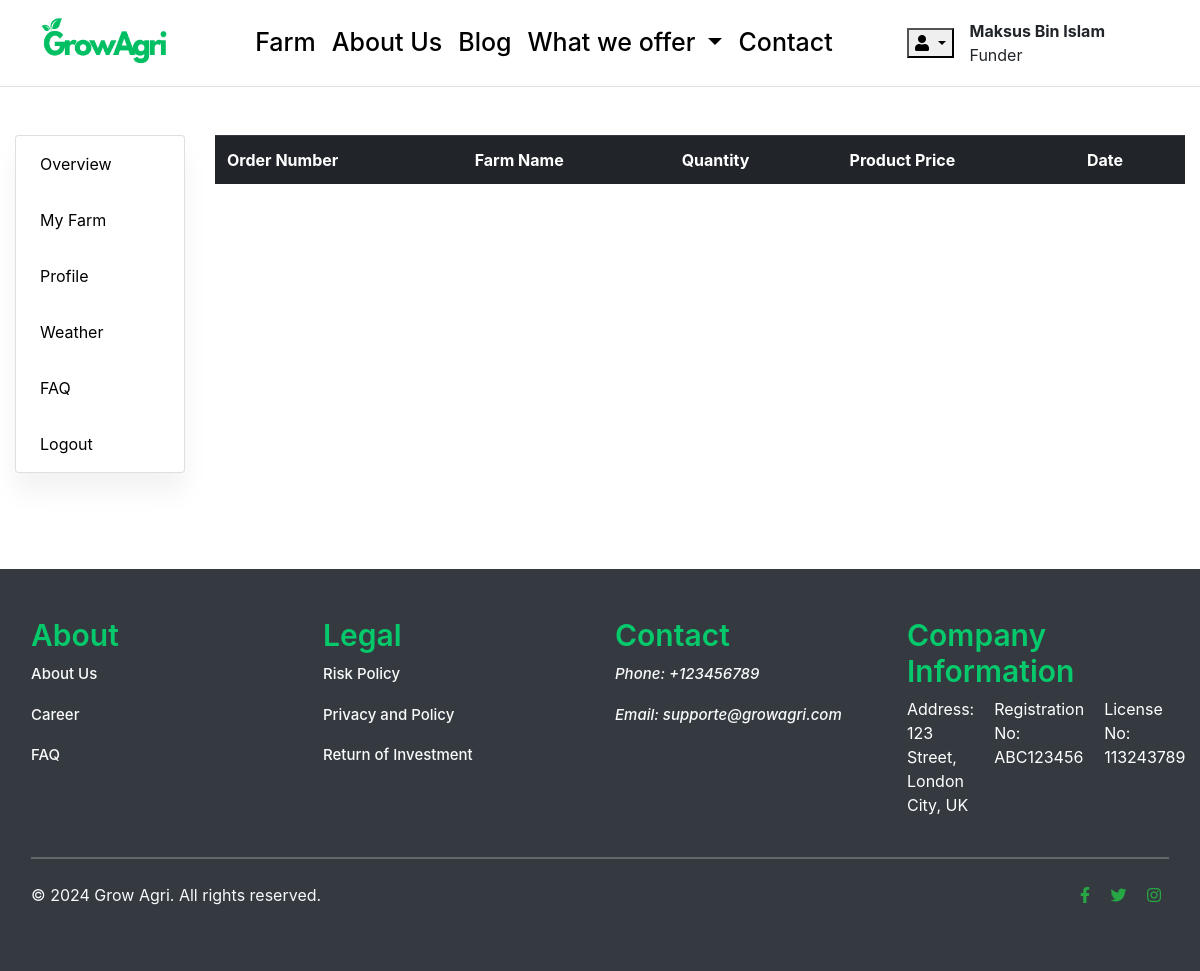
Before: /accounts/my_funds/ (signed in) with the older database file.
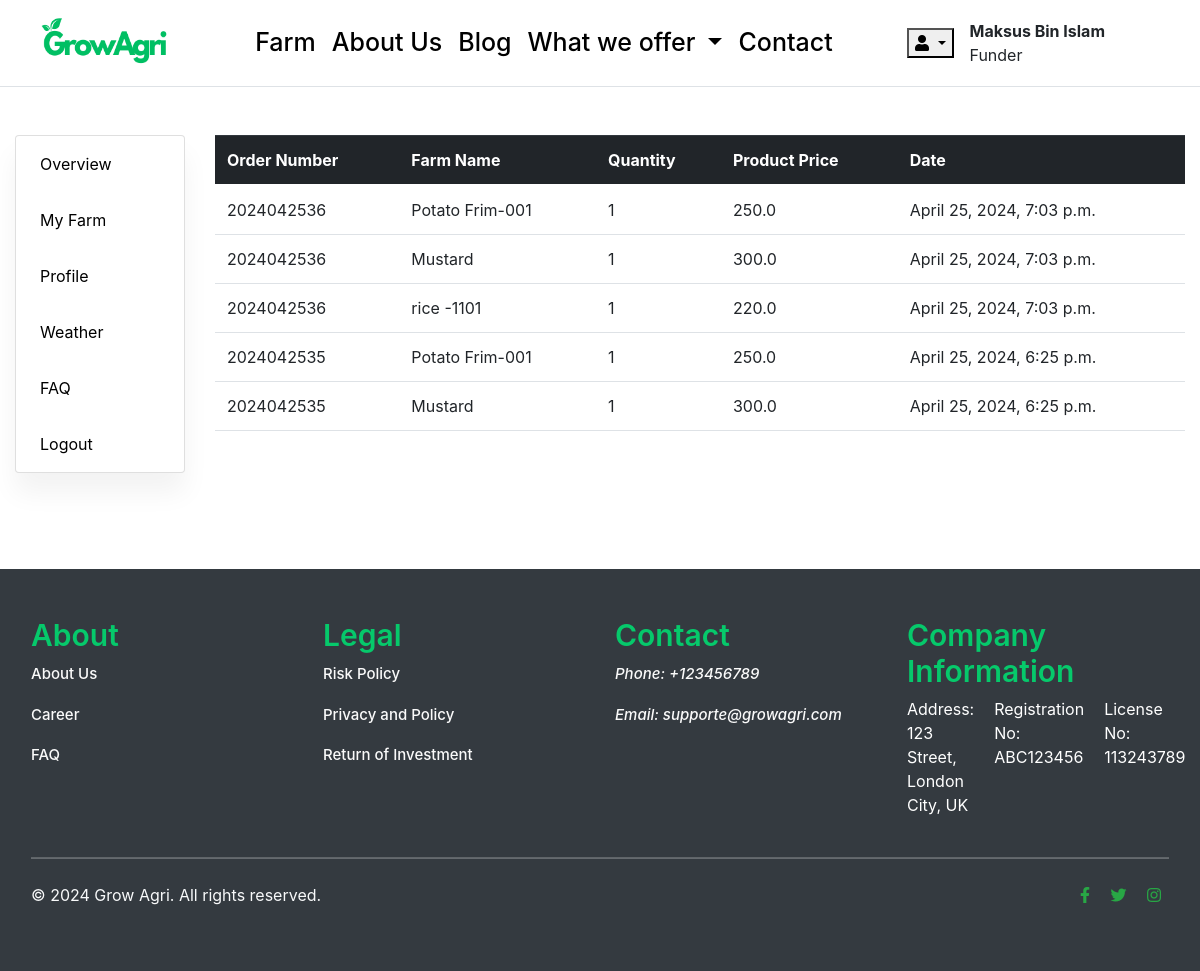
After: the same page with the newer database file.
### accounts/models.py (models this page shows, shortened)
class Account(AbstractBaseUser):
    first_name   = models.CharField(max_length=50)
    last_name    = models.CharField(max_length=50)
    username     = models.CharField(max_length=50, unique=True)
    email        = models.EmailField(max_length=100, unique=True)
    phone_number = models.CharField(max_length=50)
    date_joined  = models.DateTimeField(auto_now_add=True)
    last_login   = models.DateTimeField(auto_now_add=True)
    is_admin     = models.BooleanField(default=False)
    is_staff     = models.BooleanField(default=False)
    is_active     = models.BooleanField(default=False)
    is_superadmin     = models.BooleanField(default=False)
    USERNAME_FIELD = 'email'
    REQUIRED_FIELDS = ['username', 'first_name', 'last_name']
    objects = MyAccountManager()

### funds/models.py (models this page shows, shortened)
class Order(models.Model):
    STATUS = (
        ('New', 'New'),
        ('Accepted', 'Accepted'),
        ('Completed', 'Completed'),
        ('Cancelled', 'Cancelled'),
    )
    user = models.ForeignKey(Account, on_delete=models.SET_NULL, null=True)
    payment = models.ForeignKey(Payment, on_delete=models.SET_NULL, blank=True, null=True)
    order_number = models.CharField(max_length=20)
    bank_name = models.CharField(max_length=50)
    account_name = models.CharField(max_length=50)
    account_number = models.CharField(max_length=50)
    branch_name = models.CharField(max_length=50)
    paypal_account_name = models.CharField(max_length=50)
    paypal_email = models.CharField(max_length=50)
    roi = models.FloatField(null=True)
    status = models.CharField(max_length=10, choices=STATUS, default='New')
    ip = models.CharField(blank=True, max_length=20)
    is_ordered = models.BooleanField(default=False)
    created_at = models.DateTimeField(auto_now_add=True)
    updated_at = models.DateTimeField(auto_now=True)

class OrderProduct(models.Model):
    order = models.ForeignKey(Order, on_delete=models.CASCADE)
    payment = models.ForeignKey(Payment, on_delete=models.SET_NULL, blank=True, null=True)
    user = models.ForeignKey(Account, on_delete=models.CASCADE)
    product = models.ForeignKey(Farm, on_delete=models.CASCADE)
    quantity = models.IntegerField()
    product_price = models.FloatField()
    ordered = models.BooleanField(default=False)
    created_at = models.DateTimeField(auto_now_add=True)
    updated_at = models.DateTimeField(auto_now=True)

### farm/models.py (models this page shows, shortened)
class Farm(models.Model):
    farm_name = models.CharField(max_length=200, unique=True)
    slug = models.SlugField(max_length=200, unique=True, blank=True)
    description = models.TextField(max_length=500, blank=True)
    price = models.IntegerField()
    images = models.ImageField(upload_to='photos/farm')
    stock = models.IntegerField()
    is_available = models.BooleanField(default=True)
    category = models.ForeignKey(CropType, on_delete=models.CASCADE)
    created_date = models.DateTimeField(auto_now_add=True)
    modified_date = models.DateTimeField(auto_now=True)
    campaign_status = models.CharField(max_length=20, choices=[('draft', 'Draft'), ('active', 'Active'), ('completed', 'Completed')], default='draft')
    location = models.CharField(max_length=200, default='')  # Location of the farm
    duration = models.IntegerField(default=None, null=True, blank=True)
    custom_percentage = models.FloatField(validators=[MinValueValidator(0)], null=True, blank=True)

### accounts/views.py (the view)
# urls.py: path('my_funds/', views.my_funds, name='my_funds')
def my_funds(request):
    orders = Order.objects.filter(user=request.user, is_ordered=True).order_by('-created_at')
    order_products = []
    for order in orders:
        order_products.extend(order.orderproduct_set.all())
    context = {
        'orders': orders,
        'order_products': order_products,
    }
    return render(request, 'dashboard/my_funds.html', context)

### carts/context_processors.py (called while the page is built)
def counter(request):
    cart_count = 0
    if 'admin' in request.path:
        return {}
    else:
        try:
            cart = Cart.objects.filter(cart_id=_cart_id(request))
            if request.user.is_authenticated:
                cart_items = CartItem.objects.all().filter(user=request.user)
            else:
                cart_items = CartItem.objects.filter(cart=cart[:1])
            for cart_item in cart_items:
                cart_count += cart_item.quantity
        except Cart.DoesNotExist:
            cart_count = 0
    return {'cart_count': cart_count}

### carts/views.py (called while the page is built)
def _cart_id(request):
    cart = request.session.session_key
    if not cart:
        cart = request.session.create()
    return cart

### projects/context_processors.py (called while the page is built)
def menu_links(request):
    links = CropType.objects.all()
    return dict(links=links)

### templates/dashboard/my_funds.html (shortened to what this page needs)
{% extends "base.html" %}
{% load static %}
{% block content %}
<div class="container-fluid h-100 my-5 drawer_container">
    <div class="row">
       {% include "includes/dashboard_sidebar.html" %}
            <div class="row">
                <div class="col-md-12">
                    <table class="table">
                        <thead class="thead-dark">
                            <tr>
                                <th scope="col">Order Number</th>
                                <th scope="col">Farm Name</th>
                                <th scope="col">Quantity</th>
                                <th scope="col">Product Price</th>
                                <th scope="col">Date</th>
                            </tr>
                        </thead>
                        <tbody>
                            {% for order in orders %}
                                {% for order_product in order.orderproduct_set.all %}
                                    <tr>
                                        <td>{{ order.order_number }}</td>
                                        <td>{{ order_product.product.farm_name }}</td>
                                        <td>{{ order_product.quantity }}</td>
                                        <td>{{ order_product.product_price }}</td>
                                        <td>{{ order_product.created_at }}</td>
                                    </tr>
                                {% endfor %}
                            {% endfor %}
                        </tbody>
                    </table>
                </div>
            </div>
        </div>
    </div>
</div>
{% endblock content %}

### templates/base.html (shortened to what this page needs)
{% load static %}
{%load static %}
<!doctype html>
<html lang="en">
<head>
    <link href="https://cdn.jsdelivr.net/npm/bootstrap@5.0.2/dist/css/bootstrap.min.css" rel="stylesheet"
>
        <link rel="stylesheet" href="https://cdn.jsdelivr.net/npm/bootstrap@4.0.0/dist/css/bootstrap.min.css">
    <link href="https://cdnjs.cloudflare.com/ajax/libs/font-awesome/5.15.4/css/all.min.css" rel="stylesheet">
    <link rel="stylesheet" href="{% static 'css/style.css' %}">
</head>
<body>
    {% include 'includes/header.html' %}
    {% block content%}
    {% endblock content %}
    {% include 'includes/footer.html' %}
</body>
</html>

### templates/includes/header.html (shortened to what this page needs)
{% load static %}
<nav class="navbar navbar-expand-lg border-bottom navbar-light">
    <div class="container-fluid">
        <a class="mb-0 h1 logo_text" href="{% url 'home' %}">
            <img src="{% static 'images/logo.png' %}" height="70" width="150" alt="">
        </a>
        <div class="collapse navbar-collapse" id="navbarSupportedContent">
            <ul class="navbar-nav mx-auto mb-2 mb-lg-0">
                <li class="nav-item">
                    <a class="nav-link link_item" href="{% url 'farm' %}">Farm</a>
                </li>
                <li class="nav-item">
                    <a class="nav-link link_item" href="{% url 'about-us' %}">About Us</a>
                </li>
                <li class="nav-item">
                    <a class="nav-link link_item" href="{% url 'blog_list' %}">Blog</a>
                </li>
                <li class="nav-item dropdown">
                    <a class="nav-link link_item dropdown-toggle" href="#" id="navbarDropdown" role="button" data-toggle="dropdown" aria-haspopup="true" aria-expanded="false">
                        What we offer
                    </a>
                </li>
                <li class="nav-item">
                    <a class="nav-link link_item" href="{% url 'contact' %}">Contact</a>
                </li>
            </ul>
            {% if user.is_authenticated %}
            <div class="d-flex align-items-center me-5">
                <div class="dropdown me-3">
                    <button class="dropdown-toggle user_toggle" type="button" id="dropdownMenuButton1"
                        data-bs-toggle="dropdown" aria-expanded="false">
                        <i class="fa fa-user" aria-hidden="true"></i>
                    </button>
                </div>
                <div class="me-3">
                    <p class="m-0 m-0 fw-bold"> {{ user.first_name }} </p>
                    <p class="m-0 m-0">Funder</p>
                </div>
            </div>
            {% else %}
            <div>
                <a href="{% url 'register' %}" class="btn btn-primary custom_button">Sign Up</a>
                <a href="{% url 'login' %}" class="btn btn-outline-secondary custom_button">Login</a>
            </div>
            {% endif %}
        </div>
    </div>
</nav>

### templates/includes/dashboard_sidebar.html (shortened to what this page needs)
<div class="col-sm-2 col-md-2 collapse width m-0 pb-5 show drawer" id="collapseExample">
    <ul class="nav card flex-column navbar-dark sticky-top list-group">
      <li class="nav-item py-2 drawer_menu">
        <a class="nav-link" href="{% url 'dashboard' %}">
          Overview
        </a>
      </li>
      <li class="nav-item py-2 drawer_menu">
        <a class="nav-link" href="{% url 'my_funds' %}">
          My Farm
        </a>
      </li>
      <li class="nav-item py-2 drawer_menu">
        <a class="nav-link" href="{% url 'edit_profile' %}">
          Profile
        </a>
      </li>
      <li class="nav-item py-2 drawer_menu">
        <a class="nav-link" href="{% url 'weather' %}">
          Weather
        </a>
      </li>
      <li class="nav-item py-2 drawer_menu">
        <a class="nav-link" href="{% url 'faq' %}">
          FAQ
        </a>
      </li>
      <li class="nav-item py-2 drawer_menu">
        <a class="nav-link" href="{% url 'logout' %}">
          Logout
        </a>
      </li>
    </ul>
  </div>
<div class="col">

### templates/script.html (shortened to what this page needs)
{% load static %}

### templates/includes/footer.html
{% load static%}
<link rel="stylesheet" href="{% static 'css/style.css' %}">
<footer class="footer_container px-3 py-5 bg-dark text-light">
    <div class="container-fluid">
        <div class="row">
            <div class="col-md-3 col-sm-12">
                <h3 class="footer_menu_header">About</h3>
                <div>
                    <p><a href="{% url 'about-us' %}" class="footer_link">About Us</a></p>
                    <p><a href="#" class="footer_link">Career</a></p>
                    <p><a href="{% url 'faq' %}" class="footer_link">FAQ</a></p>
                </div>
            </div>
            <div class="col-md-3 col-sm-12">
                <h3 class="footer_menu_header">Legal</h3>
                <div>
                    <p><a href="{% url 'risk-policy' %}" class="footer_link">Risk Policy</a></p>
                    <p><a href="{% url 'privacy-policy' %}" class="footer_link">Privacy and Policy</a></p>
                    <p><a href="{% url 'return-investment' %}" class="footer_link">Return of Investment</a></p>
                </div>
            </div>
            <div class="col-md-3 col-sm-12">
                <h3 class="footer_menu_header">Contact</h3>
                <div>
                    <p><i class="footer_link">Phone: +123456789</i></p>
                    <p><i class="footer_link">Email: supporte@growagri.com</i></p>
                </div>
            </div>
            <div class="col-md-3 col-sm-12">
                <h3 class="footer_menu_header">Company Information</h3>
                <div style="display: flex; flex-direction: row;">
                    <p style="color: white; margin-right: 20px;">Address: 123 Street, London City, UK</p>
                    <p style="color: white; margin-right: 20px;">Registration No: ABC123456</p>
                    <p style="color: white;">License No: 113243789</p>
                </div>
            </div>
        </div>
        <hr class="my-4">
        <div class="row">
            <div class="col-md-6">
                <p class="text-light">&copy; 2024 Grow Agri. All rights reserved.</p>
            </div>
            <div class="col-md-6 text-right">
                <a href="#" class="text-success mx-2"><i class="fab fa-facebook-f"></i></a>
                <a href="#" class="text-success mx-2"><i class="fab fa-twitter"></i></a>
                <a href="#" class="text-success mx-2"><i class="fab fa-instagram"></i></a>
            </div>
        </div>
    </div>
</footer>

### static/css/style.css (style rules this page uses)
.logo_text { color: #0c0c0c; text-decoration: none; font-size: 50px; }
.link_item { color: #000000 !important; font-size: 25px; font-weight: 500; }
.footer_container { background-color: #212830; }
.footer_menu_header { color: #06C96B; font-size: 30px; font-weight: 600; }
.footer_link { color: rgb(250, 250, 250); text-decoration: none; font-size: 15px; font-weight: 500; }
.card { box-shadow: 0 20px 27px 0 rgb(0 0 0 / 5%); }
.nav-link { display: block; padding: .5rem 1rem; color: #000000; text-decoration: none; transition: color .15s ease-in-out,background-color .15s ease-in-out,border-color .15s ease-in-out; }

Changed rows visible on the page:
added Order: order_number "2024042536"
added OrderProduct: product.farm_name "Potato Frim-001", quantity "1", product_price "250.0", created_at "April 25, 2024, 7:03 p.m."
added OrderProduct: product.farm_name "Mustard", quantity "1", product_price "300.0", created_at "April 25, 2024, 7:03 p.m."
added OrderProduct: product.farm_name "rice -1101", quantity "1", product_price "220.0", created_at "April 25, 2024, 7:03 p.m."
added Order: order_number "2024042535"
added OrderProduct: product.farm_name "Potato Frim-001", quantity "1", product_price "250.0", created_at "April 25, 2024, 6:25 p.m."
added OrderProduct: product.farm_name "Mustard", quantity "1", product_price "300.0", created_at "April 25, 2024, 6:25 p.m."
